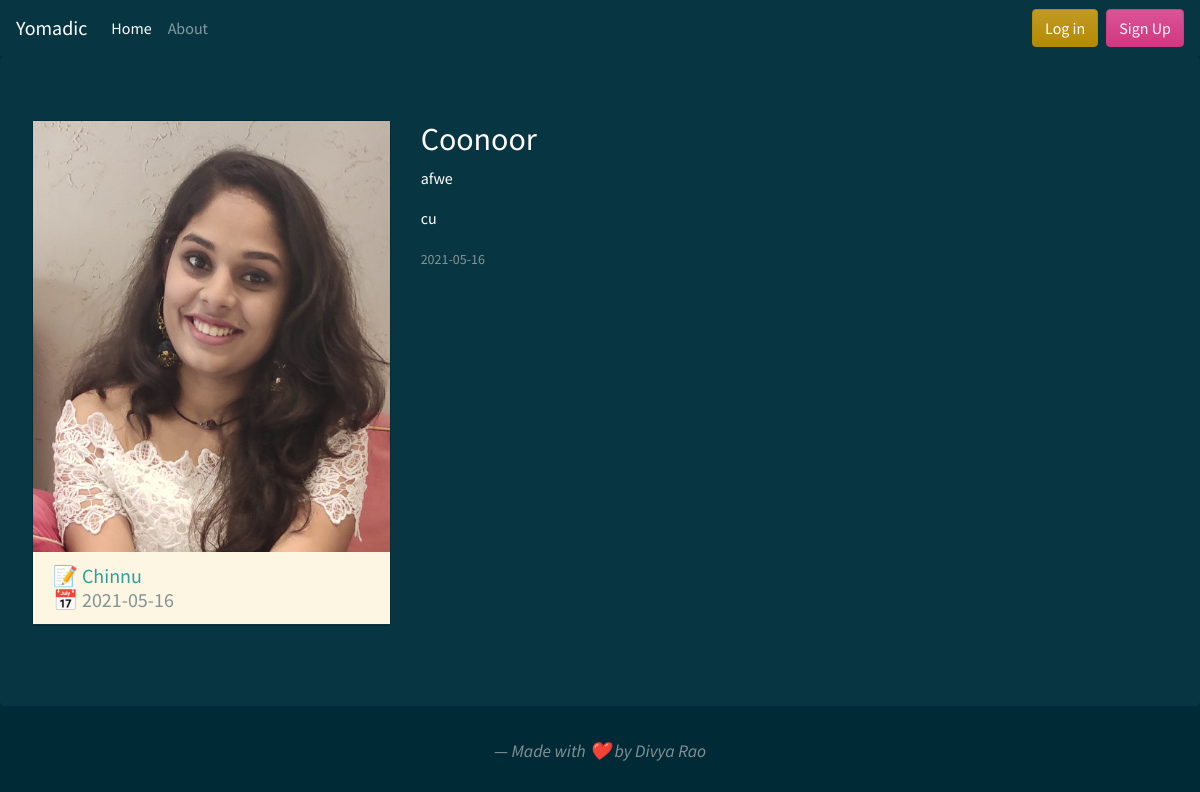
/post/1, run on the app's committed database.
### flaskapp/models.py (models this page shows, shortened)
class User(db.Model , UserMixin):
    id = db.Column(db.Integer, primary_key=True)
    username = db.Column(db.String(20), unique=True, nullable=False)
    email = db.Column(db.String(120), unique=True, nullable=False)
    image_file = db.Column(db.String(20), nullable=False, default='default.png')
    password = db.Column(db.String(60), nullable=False)
    posts = db.relationship('Post', backref='author', lazy=True)

class Post(db.Model):
    id = db.Column(db.Integer, primary_key=True)
    title = db.Column(db.String(100), nullable=False)
    date_posted = db.Column(db.DateTime, nullable=False, default=datetime.utcnow)
    content = db.Column(db.Text, nullable=False)
    category = db.Column(db.String(200),nullable=False )
    user_id = db.Column(db.Integer, db.ForeignKey('user.id'), nullable=False)

### flaskapp/routes.py (the view)
@app.route("/post/<int:post_id>")
def post(post_id):
    post = Post.query.get_or_404(post_id)
    return render_template('post.html', title=post.title, post=post)

### flaskapp/templates/post.html (shortened to what this page needs)
{% extends "layout.html" %} {% block content %}
<div class="jumbotron">
    <div class="row">
        <div class="col-lg-4">
            <div class="card mb-3">
                <img width="100%" src="{{ url_for('static', filename='profile_pics/' + post.author.image_file) }}" class="img-responsive">
                <h5 class="card-header bg-light">
                    <div class="row">
                        <div class="col-lg-12">
                            <a href="{{ url_for('user_posts', username=post.author.username) }} "> 📝 {{post.author.username}}</a>
                        </div>
                        <div class="col-lg-12">
                            📅 {{ post.date_posted.strftime('%Y-%m-%d') }}
                        </div>
                    </div>
                </h5>
            </div>
        </div>
        <div class="col-lg-8">
            <h2 class="article-title text-white">{{ post.title }}</h2>
            <p class="article-content text-white">{{ post.content }}</p>
            <p class="article-content text-white">{{ post.category }}</p>
            <small class="text-muted">{{ post.date_posted.strftime('%Y-%m-%d') }}</small>
        </div>
    </div>
</div>
{% endblock content %}

### data on the page
User: image_file (picture), author.username "Chinnu"
Post: date_posted "2021-05-16", title "Coonoor", content "afwe", category "cu"
